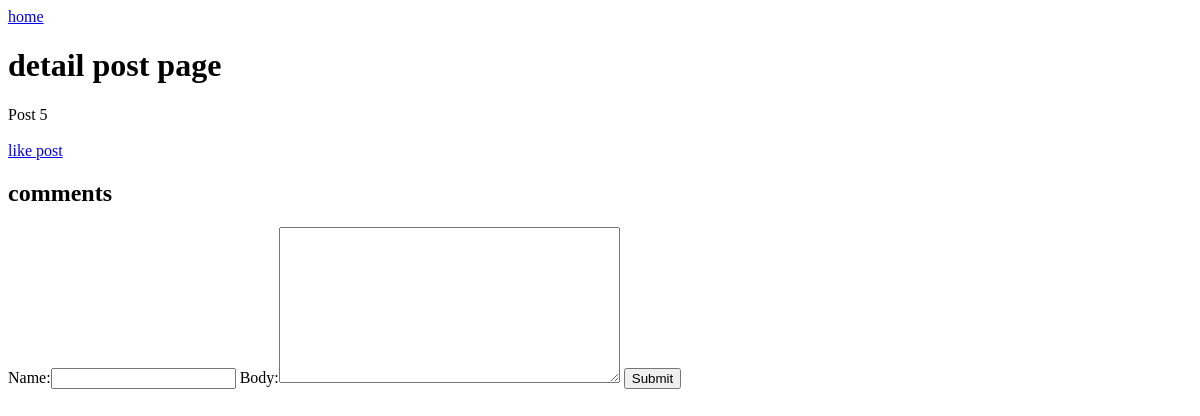
Before: /detail_post/7 with the older database file.
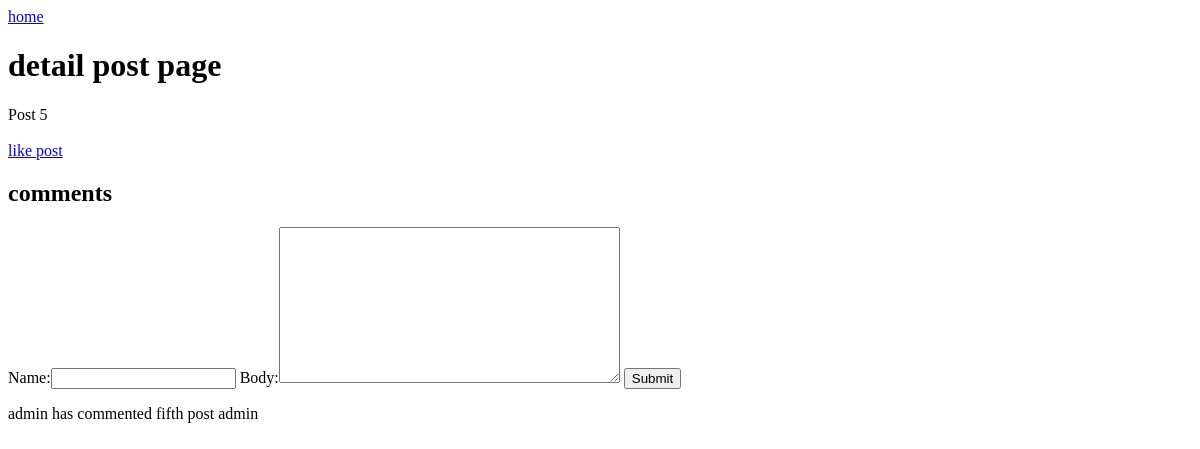
After: the same page with the newer database file.
### feed/models.py (models this page shows)
class Comments(models.Model):
    commentor = models.ForeignKey(User, on_delete=models.CASCADE)
    post = models.ForeignKey(Post, on_delete=models.CASCADE, related_name='comments')
    name = models.CharField(max_length=80)
    body = models.TextField()
    created_on = models.DateTimeField(auto_now_add=True)
    def __str__(self):
        return self.name

### feed/views.py (the view, shortened to what this page needs)
# urls.py: path('detail_post/<str:pk>', views.detailpost, name='detail_post'),
def detailpost(request, pk):
    posts = Post.objects.get(pk=pk)
    posts_likes = posts.likes.all()
    posts_me_liked = posts.likes.filter(id=request.user.id)
    comments = Comments.objects.filter(post=posts)
    form = CommentForm()
    return render(request, 'feed/detailpost.html', {'posts':posts,'comments':comments,'form':form,'posts_likes':posts_likes,'posts_me_liked':posts_me_liked})

### feed/forms.py
class CommentForm(forms.ModelForm):
    class Meta:
        model = Comments
        fields = ('name','body')

### feed/models.py (called while the page is built)
    def __str__(self):
        return self.title

### templates/feed/detailpost.html (shortened to what this page needs)
<a href="{% url 'feed' %}"> home </a>
<h1> detail post page </h1>
{{posts}}
{% if posts_me_liked.exists %}
    <a href="{% url 'like_post' posts.pk %}"> unlike post</a>
{% else %}
    <a href="{% url 'like_post' posts.pk %}"> like post </a>
{% endif %}
<h2> comments </h2>
<form method ="POST" action="">
    {{form}}
    <input type="submit" name="create comment">
</form>
{% for comment in comments %}
{{ comment }}
{{ comment.commentor }}
{% endfor %}

Changed rows visible on the page:
added Comments: name "admin has commented fifth post", commentor "admin"
